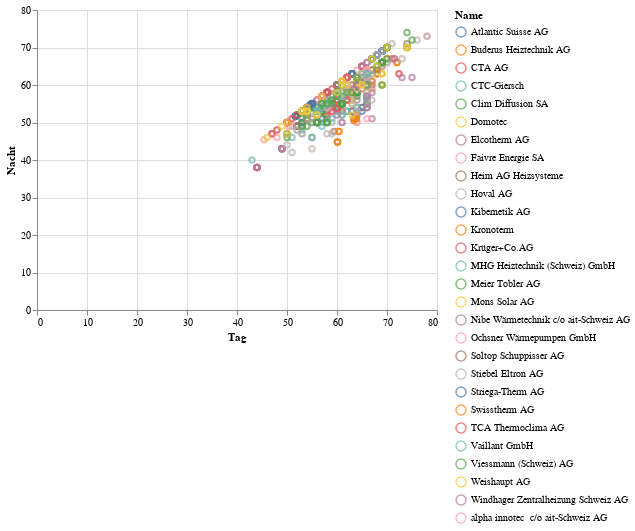

The notebook cell saved with this chart:
### Markdown cell above
## Altair Visualization

### Code cell
import altair as alt
alt.Chart(df).mark_point().encode(
  x='Tag',
  y='Nacht',
  color='Name',
  tooltip=['Name:N', 'Modell:N']
).interactive()

### Figure 1 — Vega-Lite specification as saved in the notebook (floating-point values rounded to 4 significant figures; data arrays with more than 128 entries replaced by an {"elided": "..."} marker saying what was removed)
{"config": {"view": {"continuousWidth": 400, "continuousHeight": 300}}, "data": {"name": "data-f431d3e02b2bf77be73836a995193b4b"}, "mark": "point", "encoding": {"color": {"type": "nominal", "field": "Name"}, "tooltip": [{"type": "nominal", "field": "Name"}, {"type": "nominal", "field": "Modell"}], "x": {"type": "quantitative", "field": "Tag"}, "y": {"type": "quantitative", "field": "Nacht"}}, "selection": {"selector001": {"type": "interval", "bind": "scales", "encodings": ["x", "y"]}}, "$schema": "https://vega.github.io/schema/vega-lite/v4.8.1.json", "datasets": {"data-f431d3e02b2bf77be73836a995193b4b": {"elided": "683 records"}}}
